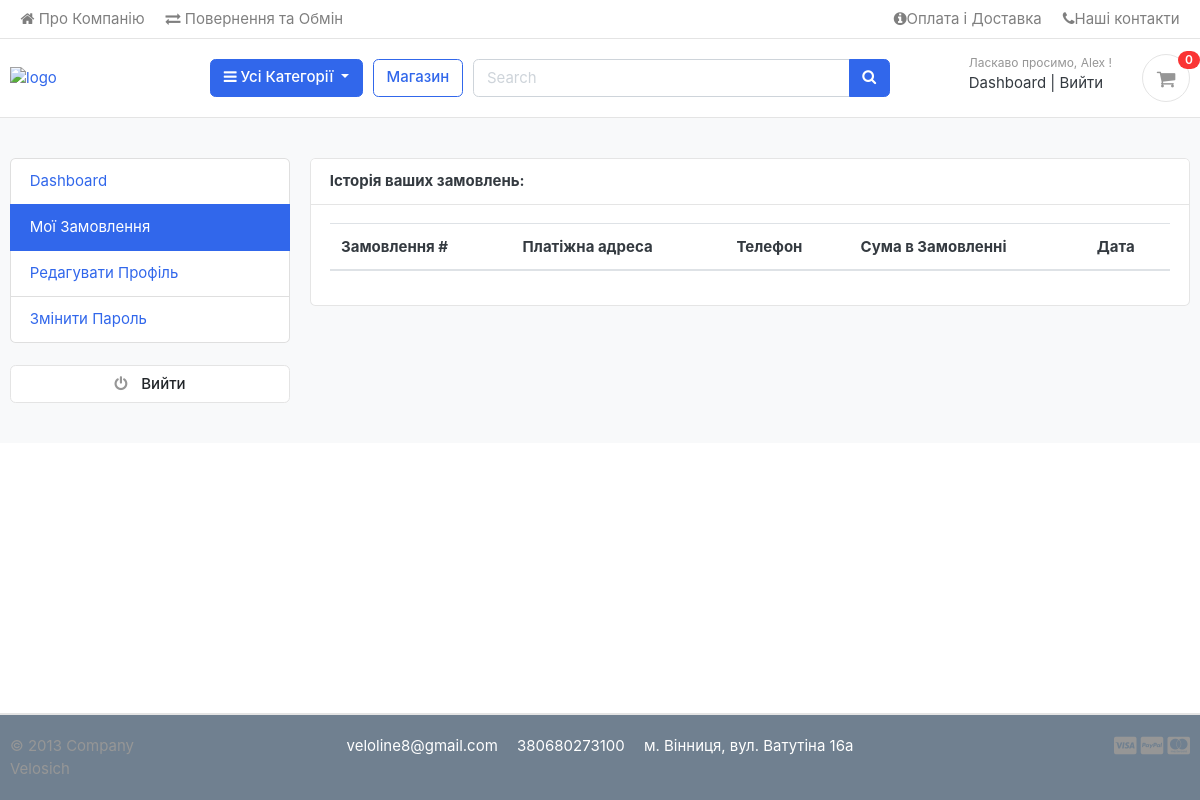
/accounts/my_orders/ (signed in), run on an earlier commit of the app's database.
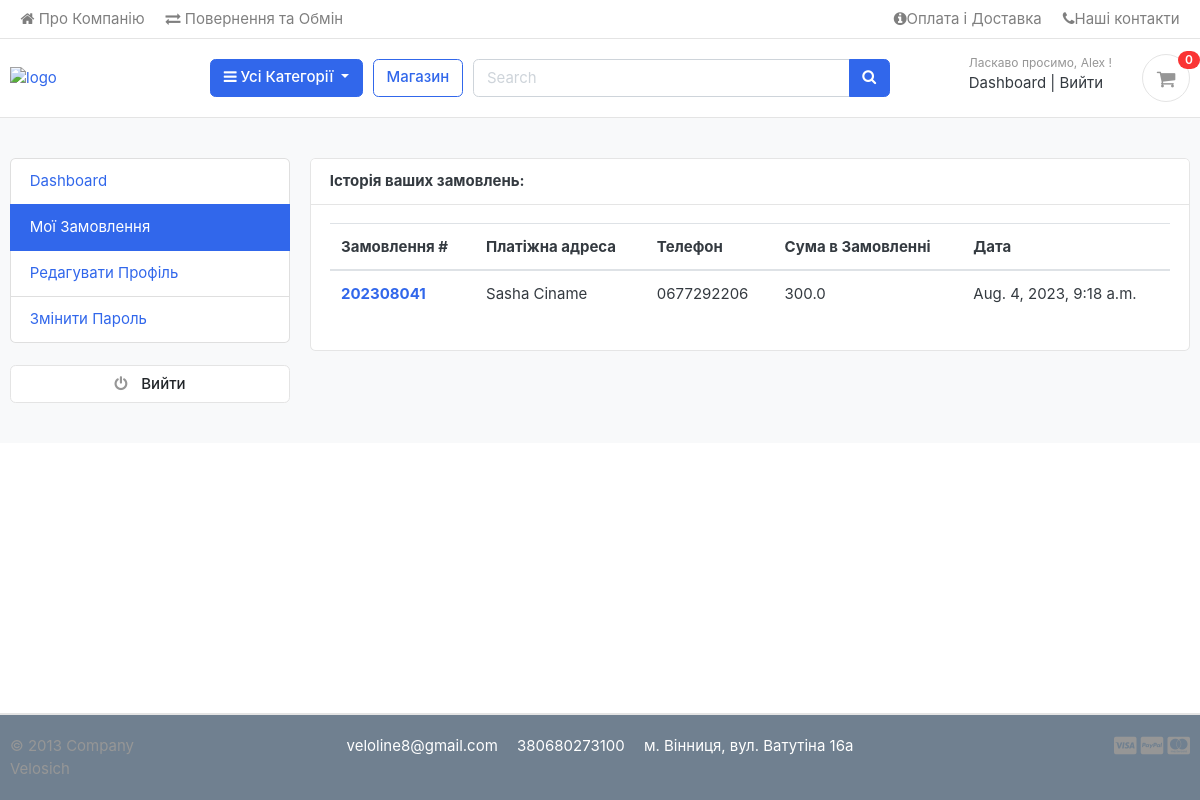
And on a later commit of the database.
### orders/models.py (models this page shows, shortened)
class Order(models.Model):
    STATUS = (
        ('New', 'New'),
        ('Accepted', 'Accepted'),
        ('Completed', 'Completed'),
        ('Cancelled', 'Cancelled'),
    )
    user = models.ForeignKey(Account, on_delete=models.SET_NULL, null=True)
    payment = models.ForeignKey(Payment, on_delete=models.SET_NULL, blank=True, null=True)
    order_number = models.CharField(max_length=20)
    first_name = models.CharField(max_length=50)
    last_name = models.CharField(max_length=50)
    phone = models.CharField(max_length=15)
    email = models.EmailField(max_length=50)
    address_line_1 = models.CharField(max_length=100)
    address_line_2 = models.CharField(max_length=100, blank=True)
    state = models.CharField(max_length=50)
    city = models.CharField(max_length=50)
    order_note = models.CharField(max_length=500, blank=True)
    order_total = models.FloatField()
    status = models.CharField(max_length=10, choices=STATUS, default="New")
    ip = models.CharField(blank=True, max_length=20)
    is_ordered = models.BooleanField(default=False)
    created_at = models.DateTimeField(auto_now_add=True)
    updated_at = models.DateTimeField(auto_now=True)
    def full_name(self):
        return f"{self.first_name} {self.last_name}"

### accounts/views.py (the view)
# urls.py: path('my_orders/', views.my_orders, name="my_orders"),
@login_required(login_url='login')
def my_orders(request):
    orders = Order.objects.filter(user=request.user, is_ordered=True).order_by('-created_at')
    context = {
        "orders": orders,
    }
    return render(request, 'accounts/my_orders.html', context)

### carts/context_processors.py (called while the page is built)
def counter(request):
    cart_count = 0
    if "admin" in request.path:
        return {}
    else:
        try:
            cart = Cart.objects.filter(cart_id=_cart_id(request))
            if request.user.is_authenticated:
                cart_items = CartItem.objects.all().filter(user=request.user)
            else:
                cart_items = CartItem.objects.all().filter(cart=cart[:1])
            for cart_item in cart_items:
                cart_count += cart_item.quantity
        except Cart.DoesNotExist:
            cart_count = 0
    return dict(cart_count=cart_count)

### carts/views.py (called while the page is built)
def _cart_id(request):
    cart = request.session.session_key
    if not cart:
        cart = request.session.create()
    return cart

### category/context_processors.py (called while the page is built)
def menu_links(request):
    links = Category.objects.all()
    return dict(links=links)

### category/models.py (called while the page is built)
    def get_url(self):
        return reverse("products_by_category", args=[self.slug])

### templates/accounts/my_orders.html (shortened to what this page needs)
{% extends 'base.html' %}
{% block content %}
<section class="section-conten padding-y bg">
  <div class="container">
    <div class="row">
    {% include 'includes/dashboard_sidebar.html' %}
    <main class="col-md-9">
      <article class="card">
      <header class="card-header">
        <strong class="d-inline-block mr-3">Історія ваших замовлень:</strong>
      </header>
      <div class="card-body">
        <div class="row">
         <div class="col-md-12">
          <table class="table table-hover">
            <thead>
              <tr>
                <th scope="col">Замовлення #</th>
                <th scope="col">Платіжна адреса</th>
                <th scope="col">Телефон</th>
                <th scope="col">Сума в Замовленні</th>
                <th scope="col">Дата</th>
              </tr>
            </thead>
            <tbody>
              {% for order in orders %}
              <tr>
                <th scope="row"><a href="{% url 'order_detail' order.order_number %}">{{order.order_number }}</a></th>
                <td>{{ order.full_name }}</td>
                <td>{{ order.phone }}</td>
                <td>{{ order.order_total }}</td>
                <td>{{ order.created_at }}</td>
              </tr>
              {% endfor %}
            </tbody>
          </table>
         </div>
        </div>
      </div>
      </article>
    </main>
  </div>
  </div>
  </section>
{% endblock %}

What changed in the data, as far as the page shows it:
added Order: order_number "202308041", full_name "Sasha Ciname", phone "0677292206", order_total "300.0", created_at "Aug. 4, 2023, 9:18 a.m."
